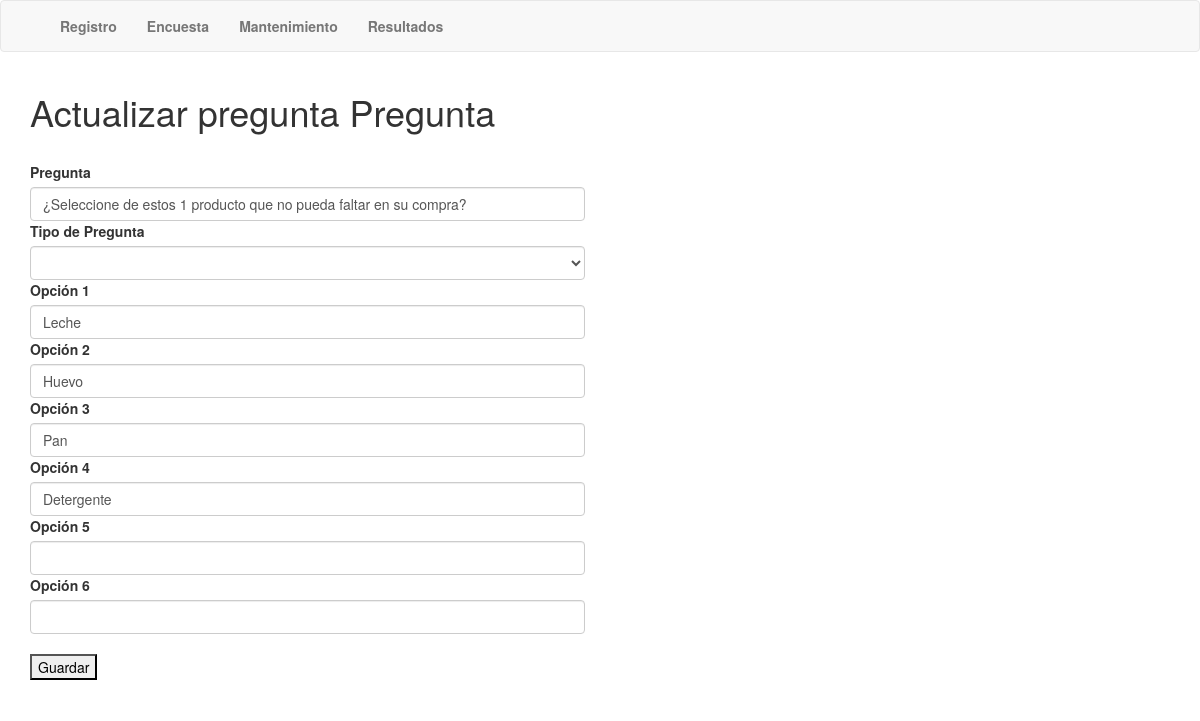
The app's page /actualizar.php?id=4 with its own data.
### tables this page shows
CREATE TABLE `preguntas` (
  `ID` smallint(5) UNSIGNED NOT NULL,
  `PREGUNTA` varchar(200) NOT NULL DEFAULT '',
  `TIPO` varchar(10) NOT NULL DEFAULT '',
  `OPCION1` varchar(100) NOT NULL DEFAULT '',
  `OPCION2` varchar(100) NOT NULL DEFAULT '',
  `OPCION3` varchar(100) DEFAULT NULL,
  `OPCION4` varchar(100) DEFAULT NULL,
  `OPCION5` varchar(100) DEFAULT NULL,
  `OPCION6` varchar(100) DEFAULT NULL
);

### actualizar.php (the view, shortened to what this page needs)
<?php
	require('conexion.php');
	$id=$_GET['id'];
	$query="SELECT PREGUNTA, TIPO, OPCION1, OPCION2, OPCION3, OPCION4, OPCION5, OPCION6 FROM PREGUNTAS WHERE ID='$id'";
	$resultado=$conexion->query($query);
	$row=$resultado->fetch_assoc();
?>
<html>
	<head>
		<link rel="stylesheet" type="text/css" href="bootstrap/css/bootstrap.min.css">
	</head>
	<body>
	<?php include "navbar.php"; ?>
	<div class="container">
			<div class="row">
				<div class="col-md-6">
					<form role="form" name="registro" action="saveactualizar0.php" method="post">
					<h1>Actualizar pregunta Pregunta</h1>
					<br>
					    <label for="pregunta">Pregunta</label>
					    <input type="text" class="form-control" id="pregunta" name="pregunta" VALUE="<?php echo $row['PREGUNTA']; ?>">
					    <label for="tipo">Tipo de Pregunta</label>
					    <select name="tipo" class="form-control" id="tipo" name="tipo">
							<option value="<?php echo $row['TIPO']; ?>" select>
							</option>
							<option value="radio">Elección simple</option>
						</select>
					    <label for="opcion1">Opción 1</label>
					    <input type="text" class="form-control" id="opcion1" name="opcion1" VALUE="<?php echo $row['OPCION1']; ?>">
					    <label for="opcion2">Opción 2</label>
					    <input type="text" class="form-control" id="opcion2" name="opcion2" VALUE="<?php echo $row['OPCION2']; ?>">
					    <label for="opcion3">Opción 3</label>
					    <input type="text" class="form-control" id="opcion3" name="opcion3" VALUE="<?php echo $row['OPCION3']; ?>">
					    <label for="opcion4">Opción 4</label>
					    <input type="text" class="form-control" id="opcion4" name="opcion4" VALUE="<?php echo $row['OPCION4']; ?>">
					    <label for="opcion5">Opción 5</label>
					    <input type="text" class="form-control" id="opcion5" name="opcion5" VALUE="<?php echo $row['OPCION5']; ?>">
					    <label for="opcion6">Opción 6</label>
					    <input type="text" class="form-control" id="opcion6" name="opcion6" VALUE="<?php echo $row['OPCION6']; ?>">
					    <br>
						<INPUT TYPE="submit" NAME="enviar" VALUE="Guardar"><BR>
					</form>
				</div>
			</div>
		</div>
	</body>
</html>

### records on screen
preguntas: pregunta "¿Seleccione de estos 1 producto que no pueda faltar en su compra?", opcion1 "Leche", opcion2 "Huevo", opcion3 "Pan", opcion4 "Detergente"
